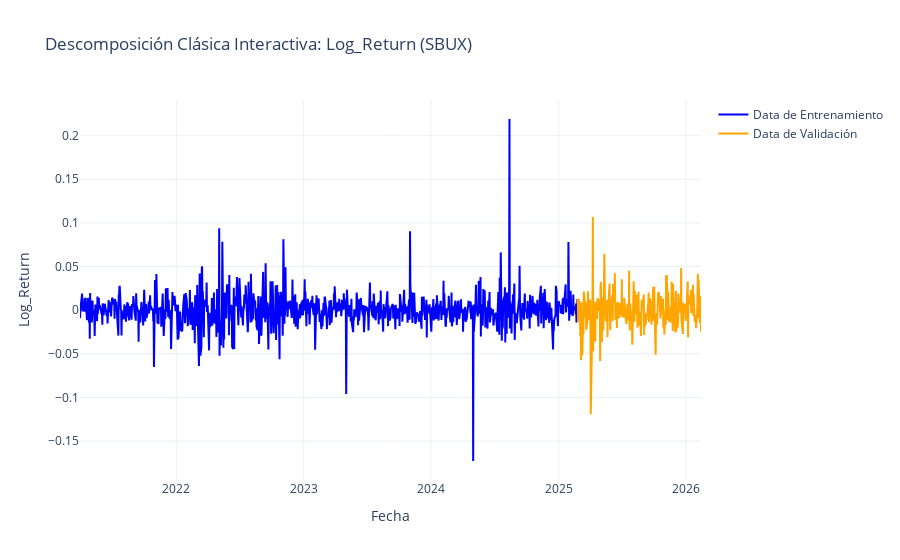

The notebook cell saved with this chart:
### Code cell
# Crear gráfico interactivo
fig = go.Figure()

# Agregar datos de entrenamiento
fig.add_trace(go.Scatter(x=df_train.index, y=df_train[target_col], mode='lines', name='Data de Entrenamiento', line=dict(color='blue')))
# Agregar datos de prueba
fig.add_trace(go.Scatter(x=df_test.index, y=df_test[target_col], mode='lines', name='Data de Validación', line=dict(color='orange')))
# Personalizar el diseño
fig.update_layout(
    title=f'Descomposición Clásica Interactiva: {target_col} (SBUX)',
    xaxis_title='Fecha',
    yaxis_title=target_col,
    hovermode='x unified',
    template='plotly_white'
)

fig.show()

### Figure 1 — Plotly figure (JSON) as saved in the notebook; plotly's stock layout.template omitted (floating-point values rounded to 4 significant figures; data arrays with more than 128 entries replaced by an {"elided": "..."} marker saying what was removed)
{"data": [{"line": {"color": "blue"}, "mode": "lines", "name": "Data de Entrenamiento", "type": "scatter", "x": {"elided": "980 str values"}, "y": {"elided": "980 float values"}}, {"line": {"color": "orange"}, "mode": "lines", "name": "Data de Validación", "type": "scatter", "x": {"elided": "245 str values"}, "y": {"elided": "245 float values"}}], "layout": {"hovermode": "x unified", "title": {"text": "Descomposición Clásica Interactiva: Log_Return (SBUX)"}, "xaxis": {"title": {"text": "Fecha"}}, "yaxis": {"title": {"text": "Log_Return"}}}}
